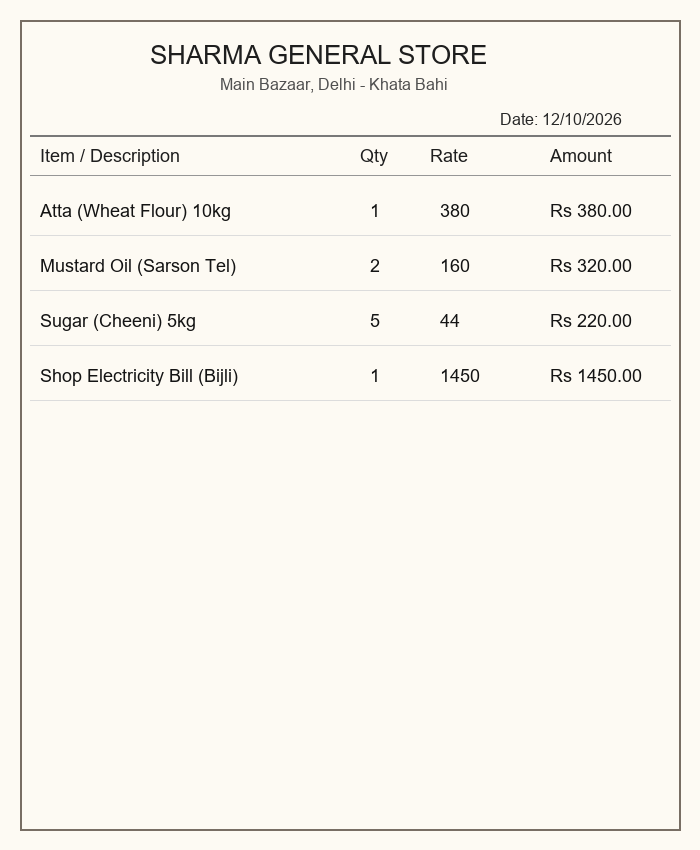
#> input picture samples/sample_1_kiranastore.png, 700 x 850 px
$ python -i preprocessor.py   (imports and definitions only)
#> lines starting #> are read from the running program, lines starting #| are printed output that depends on the picture
"""
Image Preprocessing Pipeline for LedgerLens.
Optimizes handwritten bills and ledger photos for small multimodal vision models
via resizing, grayscale conversion, and contrast/sharpness enhancement.
"""

import io
import base64
from PIL import Image, ImageOps, ImageEnhance
from typing import Tuple

def preprocess_ledger_image(
    image_input,
    max_dimension: int = 1280,
    contrast_factor: float = 1.8,
    sharpness_factor: float = 1.4,
    as_base64: bool = True
) -> Tuple[Image.Image, str]:
    """
    Preprocess image:
    1. Load image (from bytes, file path, or PIL Image)
    2. Resize preserving aspect ratio (max dimension 1280)
    3. Grayscale conversion for text/ink clarity
    4. Contrast enhancement to separate ink from paper texture
    5. Sharpness enhancement to improve stroke boundaries

    Returns:
        (PIL Image, base64_string)
    """
#> called with image_input = '../samples/sample_1_kiranastore.png', max_dimension = 1280, contrast_factor = 1.8, sharpness_factor = 1.4, as_base64 = True
    if isinstance(image_input, str):
        img = Image.open(image_input)
#> img is the input picture: PIL image 700x850 RGB; mean R, G, B 247.7, 244.7, 237.8
    elif isinstance(image_input, bytes):
        img = Image.open(io.BytesIO(image_input))
    elif isinstance(image_input, Image.Image):
        img = image_input.copy()
    else:
        raise ValueError("Unsupported image input format")

    # Convert RGBA or CMYK to RGB
    if img.mode != "RGB":
        img = img.convert("RGB")

    # Resize preserving aspect ratio
    w, h = img.size
#> w = 700; h = 850
    if max(w, h) > max_dimension:
        scale = max_dimension / max(w, h)
        new_w = int(w * scale)
        new_h = int(h * scale)
        img = img.resize((new_w, new_h), Image.Resampling.LANCZOS)

    # Convert to Grayscale
    gray = ImageOps.grayscale(img)

    # Contrast enhancement
    enhancer = ImageEnhance.Contrast(gray)
    enhanced = enhancer.enhance(contrast_factor)
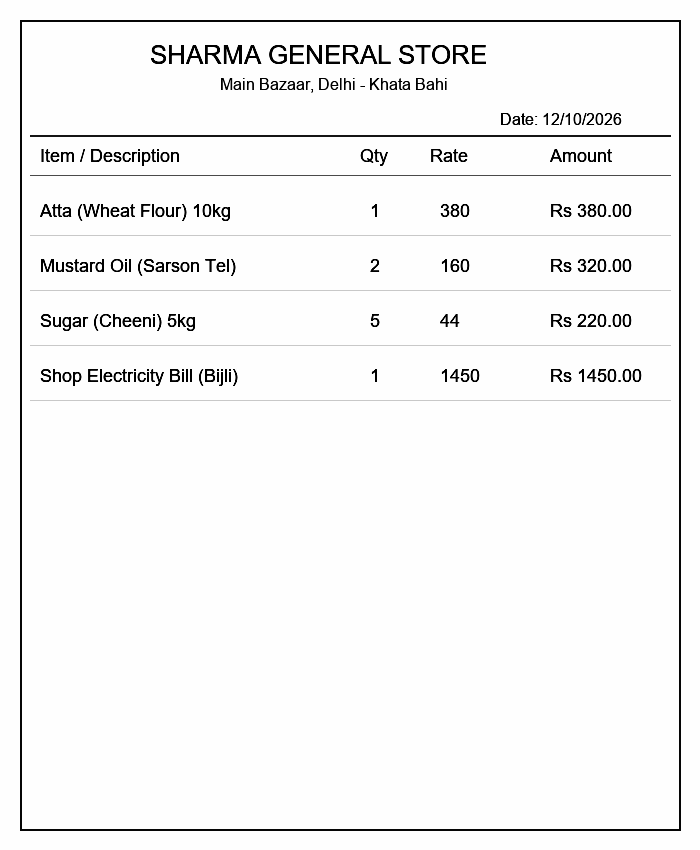
#> enhanced: PIL image 700x850 L; min 0, max 254, mean 245.9

    # Sharpness enhancement
    sharp_enhancer = ImageEnhance.Sharpness(enhanced)
    final_img = sharp_enhancer.enhance(sharpness_factor)

    # Convert back to RGB for multimodal model compatibility
    final_rgb = final_img.convert("RGB")

    base64_str = ""
    if as_base64:
        buffered = io.BytesIO()
        final_rgb.save(buffered, format="JPEG", quality=92)
        base64_str = base64.b64encode(buffered.getvalue()).decode("utf-8")

    return final_rgb, base64_str

>>> result = preprocess_ledger_image('../samples/sample_1_kiranastore.png')

$ run again, on samples/sample_2_chai_tea_bill.png
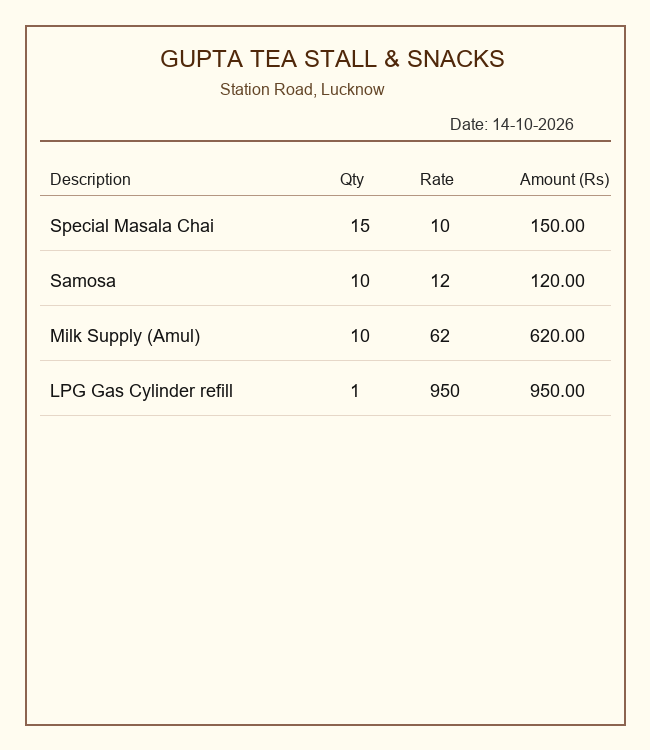
#> input picture samples/sample_2_chai_tea_bill.png, 650 x 750 px
#> in preprocess_ledger_image, img is the input picture: PIL image 650x750 RGB; mean R, G, B 250.2, 246.5, 234.4
#> in preprocess_ledger_image, `enhanced = enhancer.enhance(contrast_factor)`:
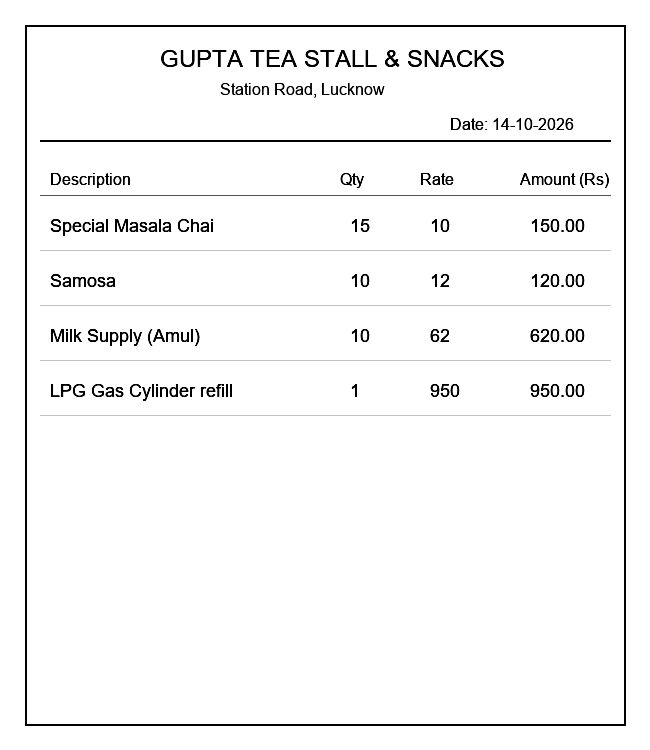
#> enhanced: PIL image 650x750 L; min 0, max 255, mean 246.7

$ run again, on samples/sample_3_hindi_khata.png
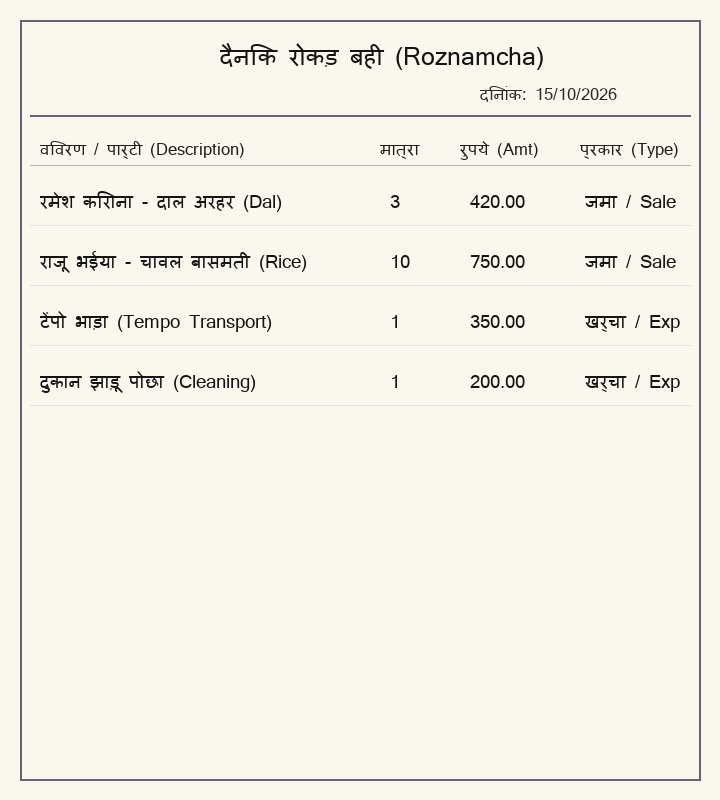
#> input picture samples/sample_3_hindi_khata.png, 720 x 800 px
#> in preprocess_ledger_image, img is the input picture: PIL image 720x800 RGB; mean R, G, B 243.7, 241.8, 232.4
#> in preprocess_ledger_image, `enhanced = enhancer.enhance(contrast_factor)`:
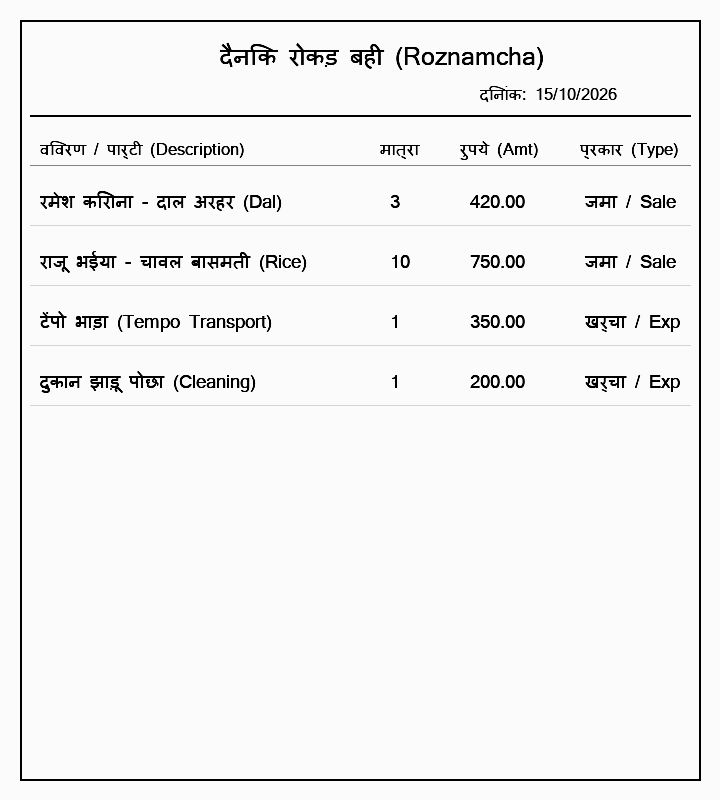
#> enhanced: PIL image 720x800 L; min 0, max 251, mean 242.2

$ run again, on samples/sample_4_hardware_invoice.png
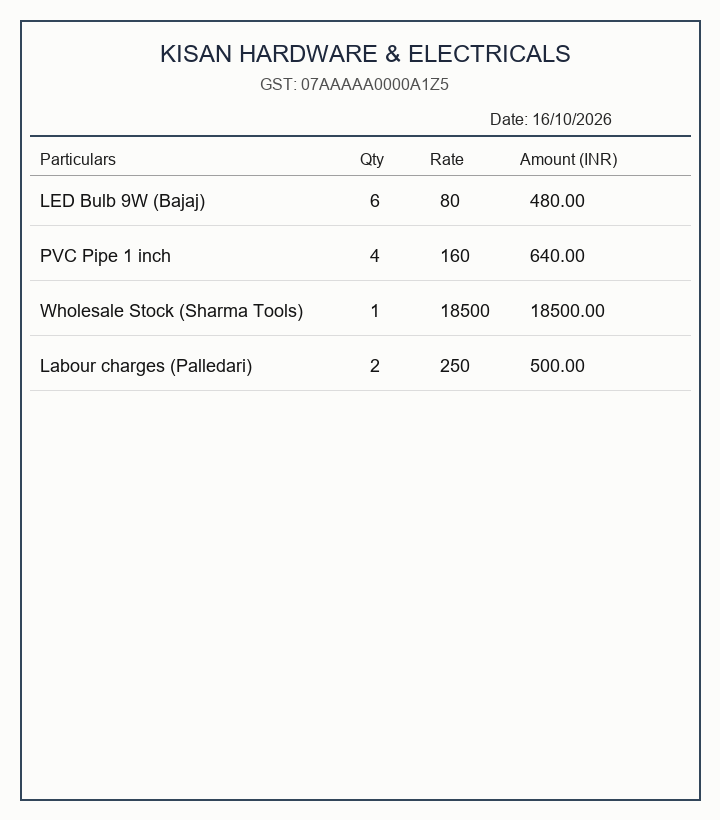
#> input picture samples/sample_4_hardware_invoice.png, 720 x 820 px
#> in preprocess_ledger_image, img is the input picture: PIL image 720x820 RGB; mean R, G, B 246, 246.2, 244.6
#> in preprocess_ledger_image, `enhanced = enhancer.enhance(contrast_factor)`:
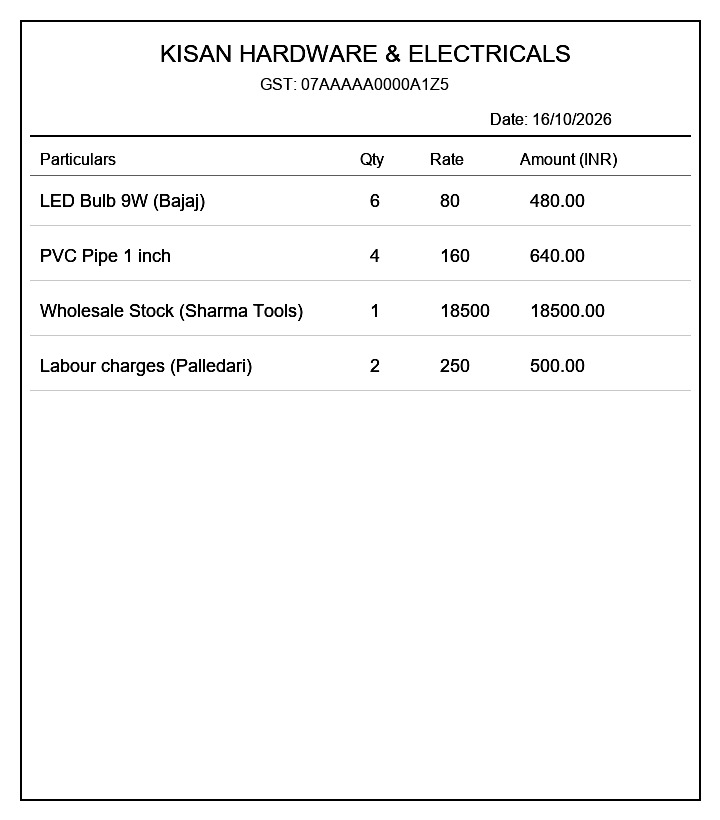
#> enhanced: PIL image 720x820 L; min 0, max 255, mean 246.9
